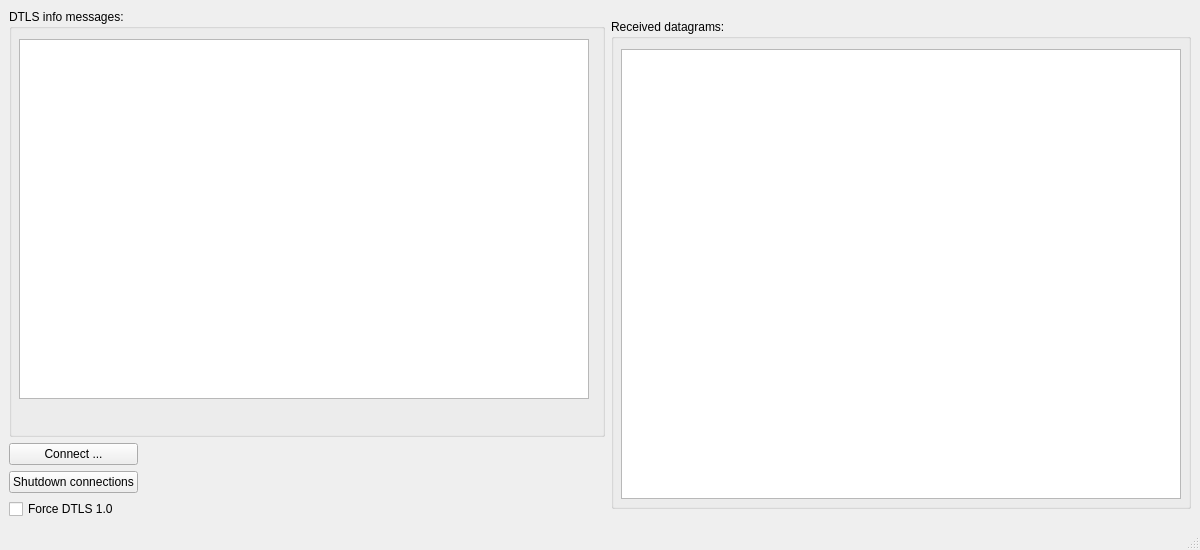
<?xml version="1.0" encoding="UTF-8"?>
<ui version="4.0">
 <class>MainWindow</class>
 <widget class="QMainWindow" name="MainWindow">
  <property name="geometry">
   <rect>
    <x>0</x>
    <y>0</y>
    <width>1200</width>
    <height>550</height>
   </rect>
  </property>
  <property name="minimumSize">
   <size>
    <width>1200</width>
    <height>550</height>
   </size>
  </property>
  <property name="maximumSize">
   <size>
    <width>1200</width>
    <height>550</height>
   </size>
  </property>
  <property name="windowTitle">
   <string>DTLS client</string>
  </property>
  <widget class="QWidget" name="centralwidget">
   <layout class="QHBoxLayout" name="horizontalLayout_3">
    <item>
     <layout class="QHBoxLayout" name="horizontalLayout_2">
      <item>
       <layout class="QVBoxLayout" name="verticalLayout_2">
        <item>
         <widget class="QGroupBox" name="groupBox">
          <property name="sizePolicy">
           <sizepolicy hsizetype="Preferred" vsizetype="Preferred">
            <horstretch>0</horstretch>
            <verstretch>0</verstretch>
           </sizepolicy>
          </property>
          <property name="minimumSize">
           <size>
            <width>590</width>
            <height>400</height>
           </size>
          </property>
          <property name="title">
           <string>DTLS info messages:</string>
          </property>
          <property name="flat">
           <bool>true</bool>
          </property>
          <widget class="QTextEdit" name="clientMessages">
           <property name="geometry">
            <rect>
             <x>10</x>
             <y>30</y>
             <width>570</width>
             <height>360</height>
            </rect>
           </property>
           <property name="minimumSize">
            <size>
             <width>570</width>
             <height>360</height>
            </size>
           </property>
           <property name="maximumSize">
            <size>
             <width>570</width>
             <height>360</height>
            </size>
           </property>
           <property name="acceptDrops">
            <bool>false</bool>
           </property>
           <property name="frameShape">
            <enum>QFrame::StyledPanel</enum>
           </property>
           <property name="frameShadow">
            <enum>QFrame::Plain</enum>
           </property>
           <property name="readOnly">
            <bool>true</bool>
           </property>
          </widget>
         </widget>
        </item>
        <item>
         <layout class="QHBoxLayout" name="horizontalLayout">
          <item>
           <layout class="QVBoxLayout" name="verticalLayout">
            <item>
             <widget class="QPushButton" name="connectButton">
              <property name="text">
               <string>Connect ...</string>
              </property>
             </widget>
            </item>
            <item>
             <widget class="QPushButton" name="shutdownButton">
              <property name="text">
               <string>Shutdown connections</string>
              </property>
             </widget>
            </item>
            <item>
             <widget class="QCheckBox" name="forceDTLS1Box">
              <property name="text">
               <string>Force DTLS 1.0</string>
              </property>
             </widget>
            </item>
           </layout>
          </item>
          <item>
           <spacer name="horizontalSpacer">
            <property name="orientation">
             <enum>Qt::Horizontal</enum>
            </property>
            <property name="sizeHint" stdset="0">
             <size>
              <width>40</width>
              <height>20</height>
             </size>
            </property>
           </spacer>
          </item>
         </layout>
        </item>
       </layout>
      </item>
      <item>
       <widget class="QGroupBox" name="groupBox_2">
        <property name="minimumSize">
         <size>
          <width>580</width>
          <height>490</height>
         </size>
        </property>
        <property name="maximumSize">
         <size>
          <width>580</width>
          <height>490</height>
         </size>
        </property>
        <property name="title">
         <string>Received datagrams:</string>
        </property>
        <property name="flat">
         <bool>true</bool>
        </property>
        <widget class="QTextEdit" name="serverMessages">
         <property name="geometry">
          <rect>
           <x>10</x>
           <y>30</y>
           <width>560</width>
           <height>450</height>
          </rect>
         </property>
         <property name="minimumSize">
          <size>
           <width>560</width>
           <height>450</height>
          </size>
         </property>
         <property name="maximumSize">
          <size>
           <width>560</width>
           <height>450</height>
          </size>
         </property>
         <property name="frameShape">
          <enum>QFrame::StyledPanel</enum>
         </property>
         <property name="frameShadow">
          <enum>QFrame::Plain</enum>
         </property>
         <property name="readOnly">
          <bool>true</bool>
         </property>
        </widget>
       </widget>
      </item>
     </layout>
    </item>
   </layout>
  </widget>
  <widget class="QMenuBar" name="menubar">
   <property name="geometry">
    <rect>
     <x>0</x>
     <y>0</y>
     <width>1200</width>
     <height>21</height>
    </rect>
   </property>
  </widget>
  <widget class="QStatusBar" name="statusbar"/>
 </widget>
 <resources/>
 <connections/>
</ui>
